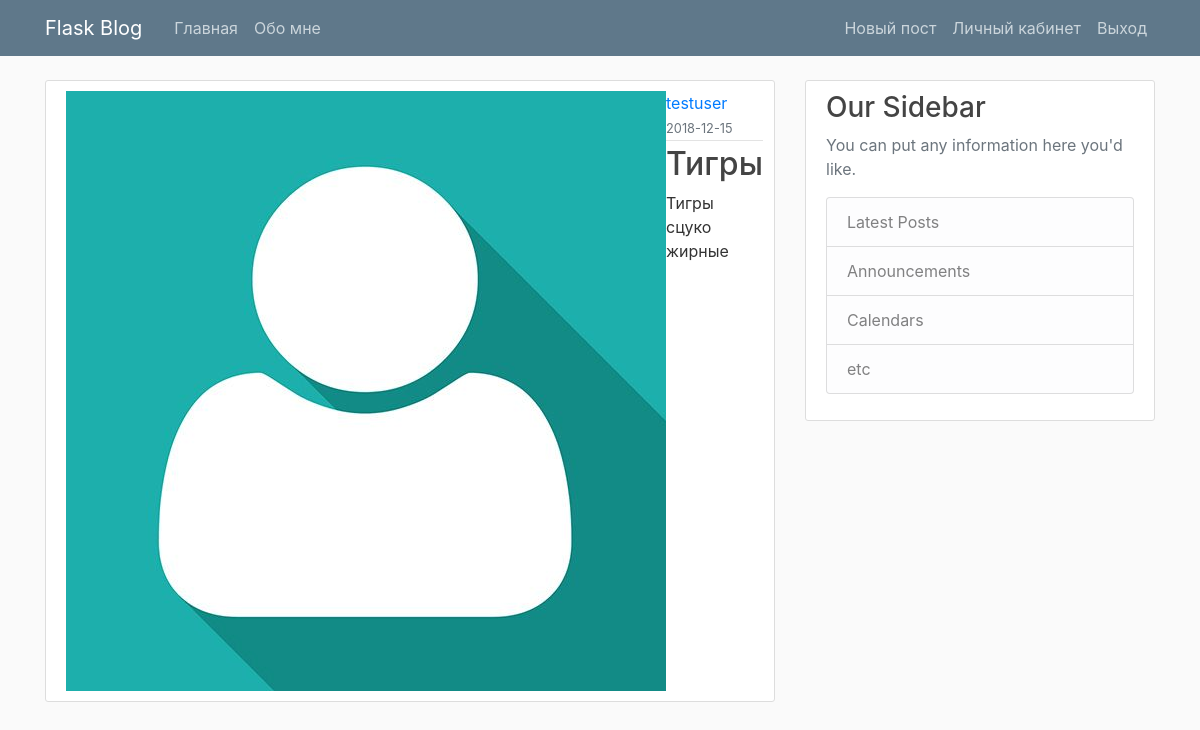
/post/3 (signed in), run on the app's committed database.
### blog/models.py (models this page shows, shortened)
class User(db.Model, UserMixin):
    id = db.Column(db.Integer, primary_key=True)
    username = db.Column(db.String(20), unique=True, nullable=False)
    email = db.Column(db.String(120), unique=True, nullable=False)
    image_file = db.Column(db.String(20), nullable=False, default='default.jpg')
    password = db.Column(db.String(60), nullable=False)
    posts = db.relationship('Post', backref='author', lazy=True)

class Post(db.Model, UserMixin):
    id = db.Column(db.Integer, primary_key=True)
    title = db.Column(db.String(100), nullable=False)
    date_posted = db.Column(db.DateTime, nullable=False, default=datetime.utcnow)
    content = db.Column(db.Text, nullable=False)
    user_id = db.Column(db.Integer, db.ForeignKey('user.id'), nullable=False)

### blog/routes.py (the view)
@app.route("/post/<int:post_id>")
def post(post_id):
    post = Post.query.get_or_404(post_id)
    return render_template('post.html', title=post.title, post=post)

### blog/models.py (called while the page is built)
@login_manager.user_loader
def load(user_id):
    return User.query.get(int(user_id))

### blog/templates/post.html (shortened to what this page needs)
{% extends 'layout.html' %}
{% block content %}
<article class="media content-section">
    <img src="{{ url_for('static', filename='profile_pics/' + post.author.image_file)}}" alt="" class="round-circle artical-img">
    <div class="media-body">
        <div class="article-metadata">
            <a class="mr-2" href="#">{{ post.author.username }}</a>
            <small class="text-muted">{{ post.date_posted.strftime('%Y-%m-%d') }}</small>
        </div>
        <h2 class="article-title">{{ post.title }}</a></h2>
        <p class="article-content">{{ post.content }}</p>
    </div>
</article>
{% endblock %}

### blog/static/main.css (style rules this page uses)
body { background: #fafafa; color: #333333; margin-top: 5rem; }
h1, h2, h3, h4, h5, h6 { color: #444444; }
.content-section { background: #ffffff; padding: 10px 20px; border: 1px solid #dddddd; border-radius: 3px; margin-bottom: 20px; }
.article-title { color: #444444; }
.article-content { white-space: pre-line; }
.article-metadata { padding-bottom: 1px; margin-bottom: 4px; border-bottom: 1px solid #e3e3e3 }

### data on the page
User: image_file (placeholder picture), author.username "testuser"
Post: date_posted "2018-12-15", title "Тигры", content "Тигры сцуко жирные"
